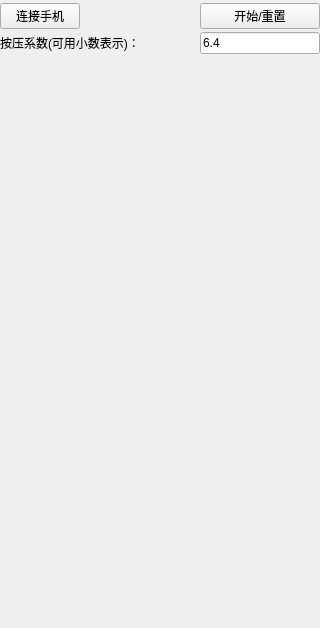
<?xml version="1.0" encoding="UTF-8"?>
<ui version="4.0">
 <class>Widget</class>
 <widget class="QWidget" name="Widget">
  <property name="geometry">
   <rect>
    <x>0</x>
    <y>0</y>
    <width>320</width>
    <height>628</height>
   </rect>
  </property>
  <property name="minimumSize">
   <size>
    <width>320</width>
    <height>0</height>
   </size>
  </property>
  <property name="maximumSize">
   <size>
    <width>600</width>
    <height>900</height>
   </size>
  </property>
  <property name="windowTitle">
   <string>Widget</string>
  </property>
  <layout class="QGridLayout" name="gridLayout_2">
   <property name="leftMargin">
    <number>0</number>
   </property>
   <property name="topMargin">
    <number>0</number>
   </property>
   <property name="rightMargin">
    <number>0</number>
   </property>
   <property name="bottomMargin">
    <number>0</number>
   </property>
   <property name="spacing">
    <number>0</number>
   </property>
   <item row="0" column="0">
    <widget class="QWidget" name="widget" native="true">
     <property name="maximumSize">
      <size>
       <width>16777215</width>
       <height>120</height>
      </size>
     </property>
     <property name="styleSheet">
      <string notr="true"/>
     </property>
     <layout class="QGridLayout" name="gridLayout">
      <property name="leftMargin">
       <number>0</number>
      </property>
      <property name="topMargin">
       <number>0</number>
      </property>
      <property name="rightMargin">
       <number>0</number>
      </property>
      <property name="bottomMargin">
       <number>0</number>
      </property>
      <property name="spacing">
       <number>0</number>
      </property>
      <item row="0" column="0">
       <widget class="QPushButton" name="connectButton">
        <property name="text">
         <string>连接手机</string>
        </property>
       </widget>
      </item>
      <item row="0" column="1">
       <spacer name="horizontalSpacer">
        <property name="orientation">
         <enum>Qt::Horizontal</enum>
        </property>
        <property name="sizeHint" stdset="0">
         <size>
          <width>109</width>
          <height>20</height>
         </size>
        </property>
       </spacer>
      </item>
      <item row="0" column="2">
       <widget class="QPushButton" name="startButton">
        <property name="text">
         <string>开始/重置</string>
        </property>
       </widget>
      </item>
      <item row="1" column="0" colspan="2">
       <widget class="QLabel" name="label">
        <property name="text">
         <string>按压系数(可用小数表示)：</string>
        </property>
       </widget>
      </item>
      <item row="1" column="2">
       <widget class="QLineEdit" name="xishu">
        <property name="text">
         <string>6.4</string>
        </property>
       </widget>
      </item>
      <item row="2" column="0" colspan="3">
       <widget class="QLabel" name="devListLabel">
        <property name="minimumSize">
         <size>
          <width>0</width>
          <height>40</height>
         </size>
        </property>
        <property name="maximumSize">
         <size>
          <width>16777215</width>
          <height>60</height>
         </size>
        </property>
        <property name="text">
         <string/>
        </property>
       </widget>
      </item>
     </layout>
    </widget>
   </item>
   <item row="1" column="0">
    <widget class="PicLabel" name="pictureLabel">
     <property name="minimumSize">
      <size>
       <width>300</width>
       <height>420</height>
      </size>
     </property>
     <property name="styleSheet">
      <string notr="true"/>
     </property>
     <property name="text">
      <string/>
     </property>
     <property name="scaledContents">
      <bool>false</bool>
     </property>
    </widget>
   </item>
   <item row="2" column="0">
    <widget class="QLabel" name="infoLabel">
     <property name="minimumSize">
      <size>
       <width>0</width>
       <height>40</height>
      </size>
     </property>
     <property name="maximumSize">
      <size>
       <width>16777215</width>
       <height>50</height>
      </size>
     </property>
     <property name="styleSheet">
      <string notr="true"/>
     </property>
     <property name="text">
      <string/>
     </property>
    </widget>
   </item>
  </layout>
 </widget>
 <layoutdefault spacing="6" margin="11"/>
 <customwidgets>
  <customwidget>
   <class>PicLabel</class>
   <extends>QLabel</extends>
   <header location="global">piclabel.h</header>
  </customwidget>
 </customwidgets>
 <resources/>
 <connections/>
</ui>
